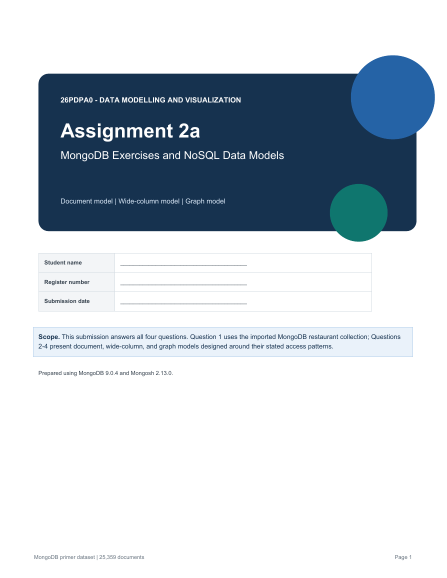
#> input picture tmp/pdfs/assignment2/page-01.png, 893 x 1155 px (shown at 1/2 size); its folder holds only this picture in this run
$ python make_contact.py
#> lines starting #> are read from the running program, lines starting #| are printed output that depends on the picture
from pathlib import Path
import sys
from PIL import Image, ImageDraw

folder = Path(sys.argv[1]) if len(sys.argv) > 1 else Path(__file__).parent
pages = sorted(folder.glob("page-*.png"))
thumb_w = 390
gap = 18
label_h = 26

for sheet_no, start in enumerate(range(0, len(pages), 6), 1):
    subset = pages[start:start + 6]
    thumbs = []
    for page in subset:
        image = Image.open(page).convert("RGB")
#> image is the input picture: PIL image 893x1155 RGB; mean R, G, B 198.9, 207.4, 215.1
        thumb_h = round(image.height * thumb_w / image.width)
#> thumb_h = 504
        image = image.resize((thumb_w, thumb_h), Image.Resampling.LANCZOS)
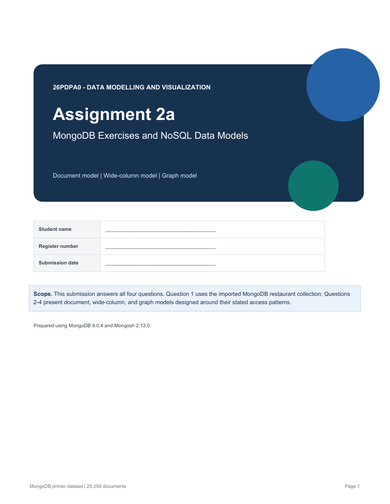
#> image: PIL image 390x504 RGB; mean R, G, B 198.8, 207.3, 215
        thumbs.append((page, image))

    cell_h = max(image.height for _, image in thumbs) + label_h
#> cell_h = 530
    sheet = Image.new("RGB", (2 * thumb_w + 3 * gap, 3 * cell_h + 4 * gap), "#d9dde2")
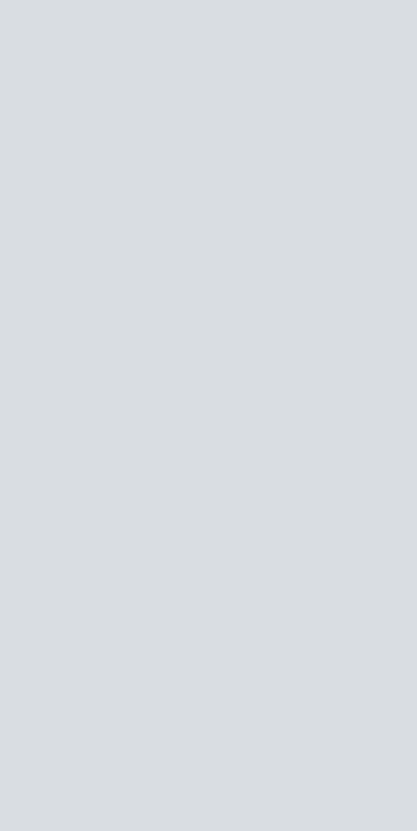
#> sheet: PIL image 834x1662 RGB (shown at 1/2 size); mean R, G, B 217, 221, 226
    draw = ImageDraw.Draw(sheet)
    for index, (page, image) in enumerate(thumbs):
        col = index % 2
        row = index // 2
        x = gap + col * (thumb_w + gap)
        y = gap + row * (cell_h + gap)
        draw.rectangle((x, y, x + thumb_w, y + cell_h), fill="white")
        draw.text((x + 8, y + 6), page.stem, fill="#16324f")
        sheet.paste(image, (x, y + label_h))
#> this loop made 1 pass
#> (col, row, x, y) on pass 1: (0, 0, 18, 18)
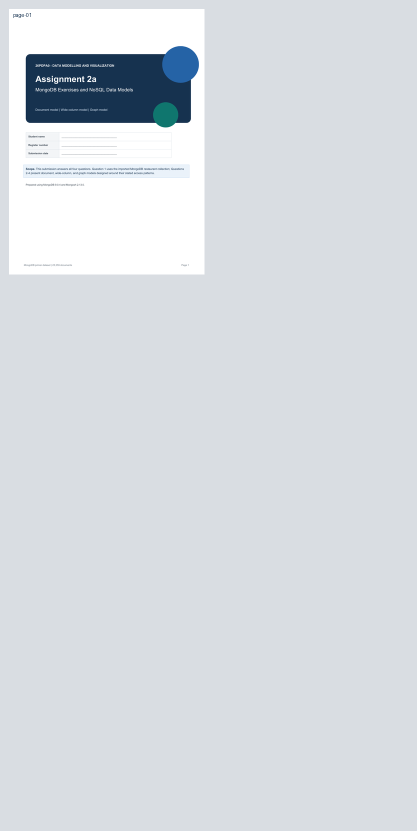
#> sheet: PIL image 834x1662 RGB (shown at 1/2 size); mean R, G, B 214.7, 219.3, 224.7
    sheet.save(folder / f"contact-{sheet_no}.png")

$ run again, on tmp/pdfs/assignment2/page-05.png
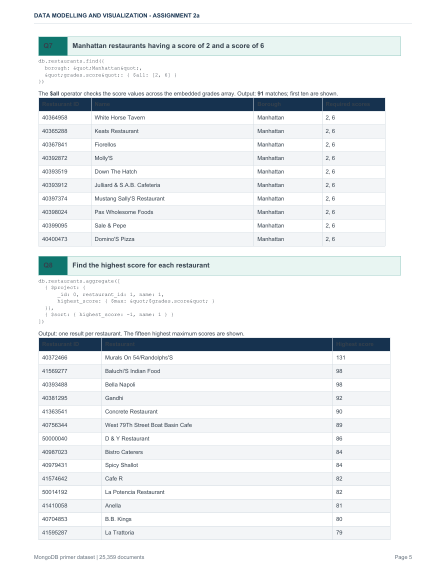
#> input picture tmp/pdfs/assignment2/page-05.png, 893 x 1155 px (shown at 1/2 size)
#> image is the input picture: PIL image 893x1155 RGB; mean R, G, B 237.5, 240.4, 242
#> `image = image.resize((thumb_w, thumb_h), Image.Resampling.LANCZOS)`:
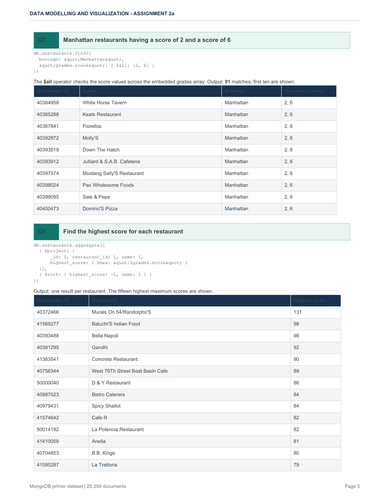
#> image: PIL image 390x504 RGB; mean R, G, B 237.2, 240.1, 241.7
#> cell_h = 530
#> the loop `for index, (page, image) in enumerate(thumbs):` made 1 pass
#> (col, row, x, y) on pass 1: (0, 0, 18, 18)
#> after the loop `for index, (page, image) in enumerate(thumbs):`:
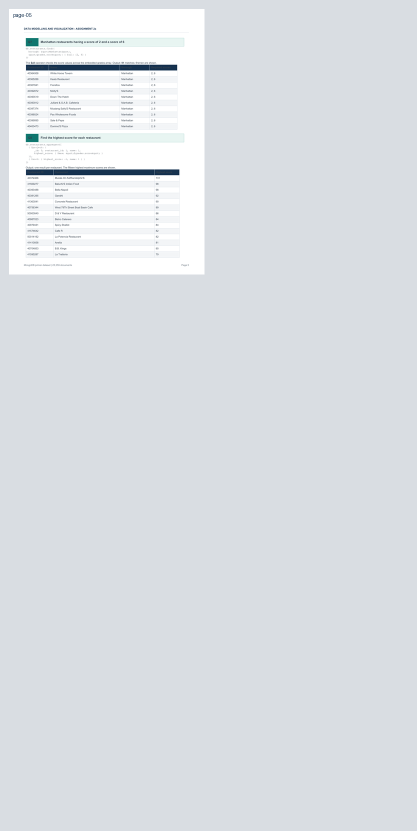
#> sheet: PIL image 834x1662 RGB (shown at 1/2 size); mean R, G, B 220.1, 224, 228.5

$ run again, on tmp/pdfs/assignment2/page-06.png
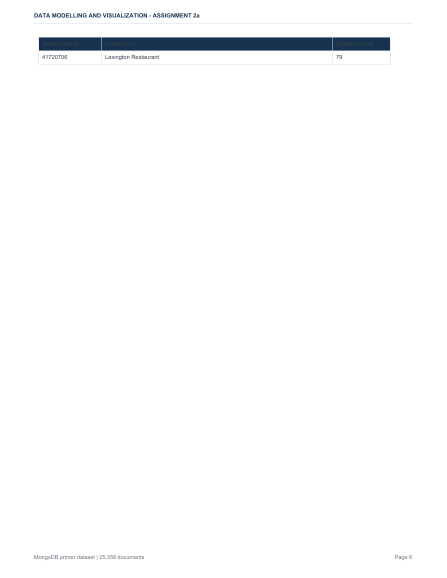
#> input picture tmp/pdfs/assignment2/page-06.png, 893 x 1155 px (shown at 1/2 size)
#> image is the input picture: PIL image 893x1155 RGB; mean R, G, B 250.3, 250.9, 251.5
#> `image = image.resize((thumb_w, thumb_h), Image.Resampling.LANCZOS)`:
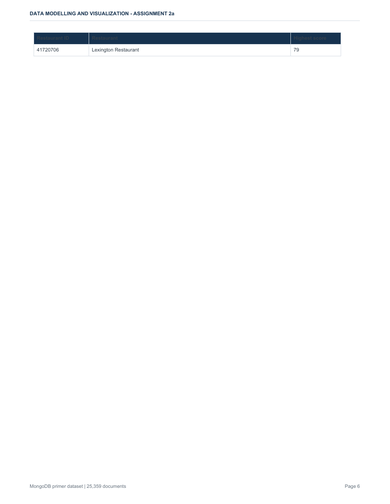
#> image: PIL image 390x504 RGB; mean R, G, B 250.3, 250.8, 251.4
#> cell_h = 530
#> the loop `for index, (page, image) in enumerate(thumbs):` made 1 pass
#> (col, row, x, y) on pass 1: (0, 0, 18, 18)
#> after the loop `for index, (page, image) in enumerate(thumbs):`:
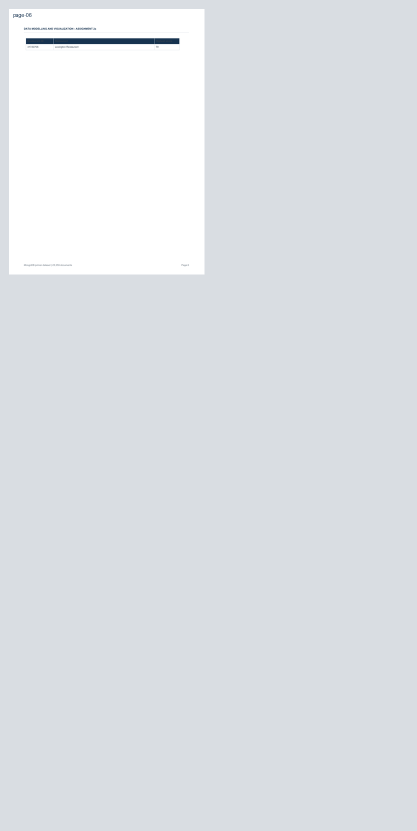
#> sheet: PIL image 834x1662 RGB (shown at 1/2 size); mean R, G, B 222, 225.5, 229.8

$ run again, on tmp/pdfs/assignment2/page-07.png
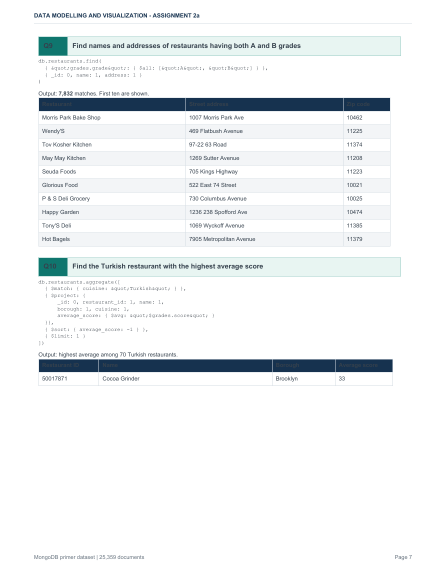
#> input picture tmp/pdfs/assignment2/page-07.png, 893 x 1155 px (shown at 1/2 size)
#> image is the input picture: PIL image 893x1155 RGB; mean R, G, B 240.4, 242.9, 244.1
#> `image = image.resize((thumb_w, thumb_h), Image.Resampling.LANCZOS)`:
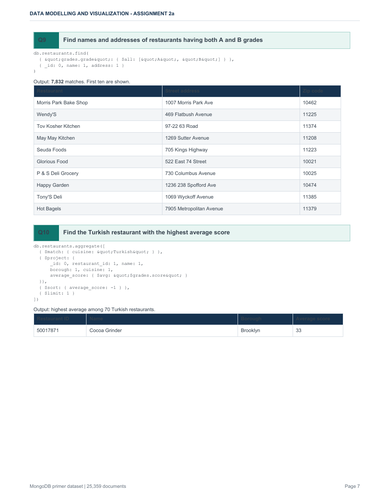
#> image: PIL image 390x504 RGB; mean R, G, B 240.2, 242.7, 243.9
#> cell_h = 530
#> the loop `for index, (page, image) in enumerate(thumbs):` made 1 pass
#> (col, row, x, y) on pass 1: (0, 0, 18, 18)
#> after the loop `for index, (page, image) in enumerate(thumbs):`:
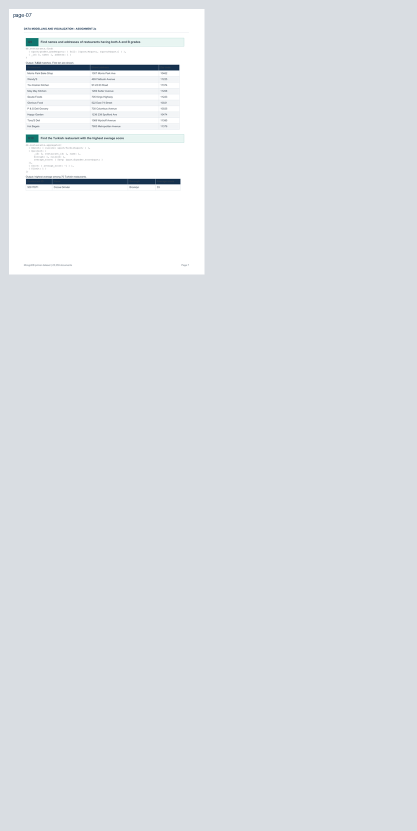
#> sheet: PIL image 834x1662 RGB (shown at 1/2 size); mean R, G, B 220.6, 224.3, 228.8

$ run again, on tmp/pdfs/assignment2/page-02.png
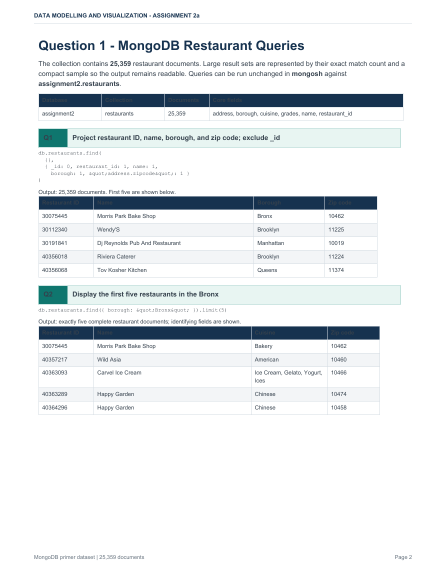
#> input picture tmp/pdfs/assignment2/page-02.png, 893 x 1155 px (shown at 1/2 size)
#> image is the input picture: PIL image 893x1155 RGB; mean R, G, B 234.7, 237.9, 239.7
#> `image = image.resize((thumb_w, thumb_h), Image.Resampling.LANCZOS)`:
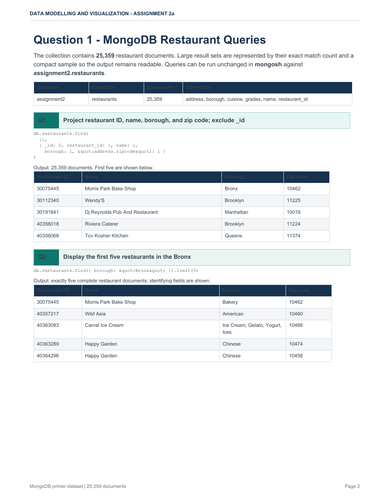
#> image: PIL image 390x504 RGB; mean R, G, B 234.4, 237.5, 239.5
#> cell_h = 530
#> the loop `for index, (page, image) in enumerate(thumbs):` made 1 pass
#> (col, row, x, y) on pass 1: (0, 0, 18, 18)
#> after the loop `for index, (page, image) in enumerate(thumbs):`:
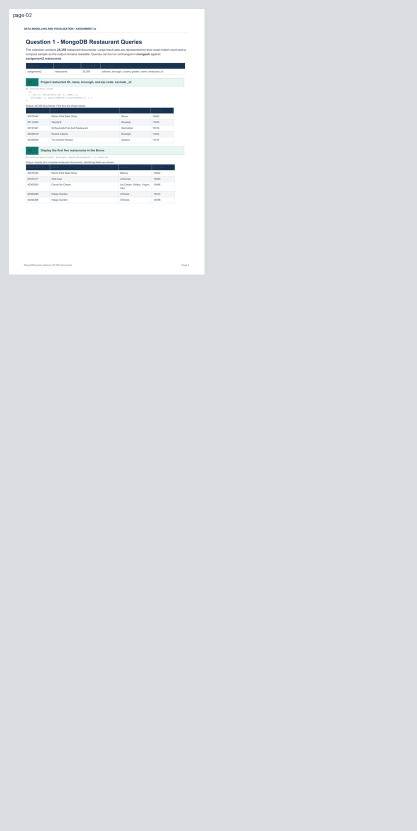
#> sheet: PIL image 834x1662 RGB (shown at 1/2 size); mean R, G, B 219.8, 223.6, 228.1
